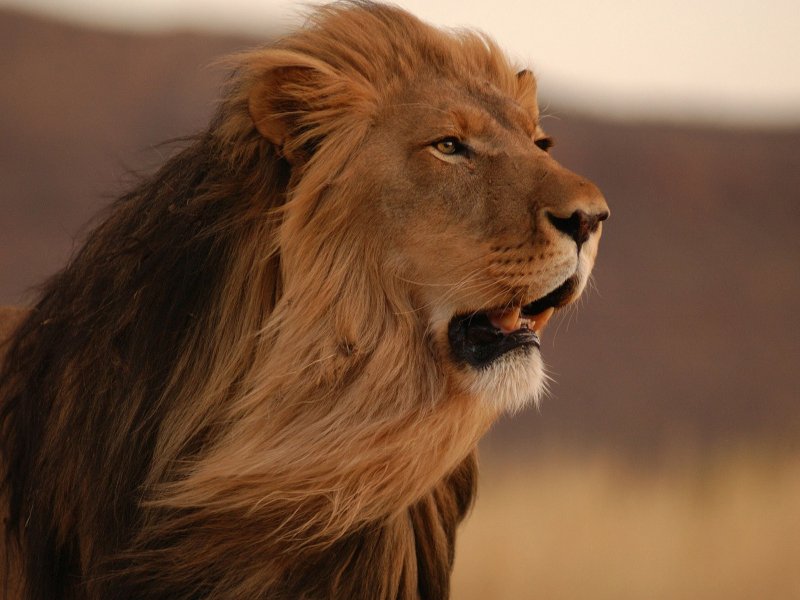
#> input picture Wiener Filtering/lion.png, 1600 x 1200 px (shown at 1/2 size)
$ jupyter execute Wiener_Filtering.ipynb
#> lines starting #> are read from the running program, lines starting #| are printed output that depends on the picture
[cell 1]
# importing OpenCV(cv2) module
import cv2
import numpy as np
from scipy import fftpack,signal
# import matplotlib.pyplot as plt

[cell 2]
img = cv2.imread('lion.png') #reading the lion image
#> img is the input picture: shape (1200, 1600, 3); mean B, G, R 58.6, 82.8, 116.4
img = cv2.resize(img,(512,512)) #resizing the image to 512x512
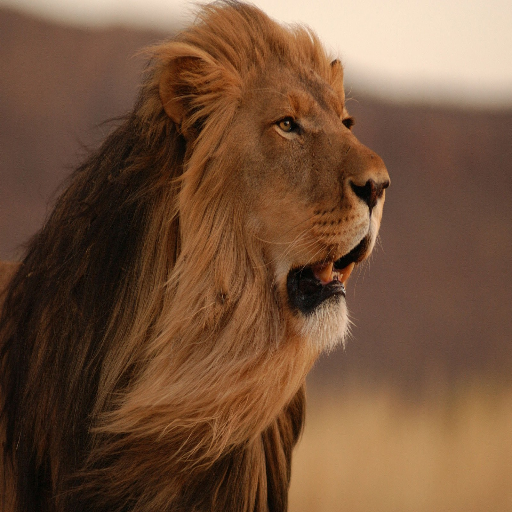
#> img: shape (512, 512, 3); mean B, G, R 58.4, 82.7, 116.3
cv2.imshow('Lion image', img) #displaying the lion image
image = cv2.cvtColor(src=img, code=cv2.COLOR_BGR2GRAY) #storing the grey colour version
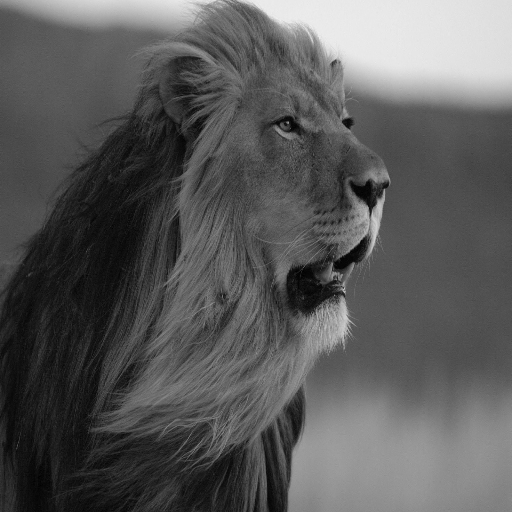
#> image: shape (512, 512); min 0, max 238, mean 90
cv2.waitKey(0)
cv2.destroyAllWindows()

[cell 3]
#defining the kernel
K = [[0, 0.01, 0.01, 0.01,0], [0.1, 0.05, 0.05, 0.05,0.1], [0.1, 0.05, 0.25, 0.05,0.1], [0.1, 0.05, 0.05, 0.05,0.1] , [0, 0.01, 0.01, 0.01,0]] #kernel

[cell 4]
def convolve2D(image, kernel, padding=0, strides=1):
    # Cross Correlation
#> called with padding = 2, strides = 1
    kernel = np.flipud(np.fliplr(kernel))

    # Gather Shapes of Kernel + Image + Padding
    xKernShape = kernel.shape[0]
    yKernShape = kernel.shape[1]
    xImgShape = image.shape[0]
#> xImgShape = 512
    yImgShape = image.shape[1]
#> yImgShape = 512

    # Shape of Output Convolution
    xOutput = int(((xImgShape - xKernShape + 2 * padding) / strides) + 1)
#> xOutput = 512
    yOutput = int(((yImgShape - yKernShape + 2 * padding) / strides) + 1)
#> yOutput = 512
    output = np.zeros((xOutput, yOutput))

    # Apply Equal Padding to All Sides
    if padding != 0:
        imagePadded = np.zeros((image.shape[0] + padding*2, image.shape[1] + padding*2))
        imagePadded[int(padding):int(-1 * padding), int(padding):int(-1 * padding)] = image
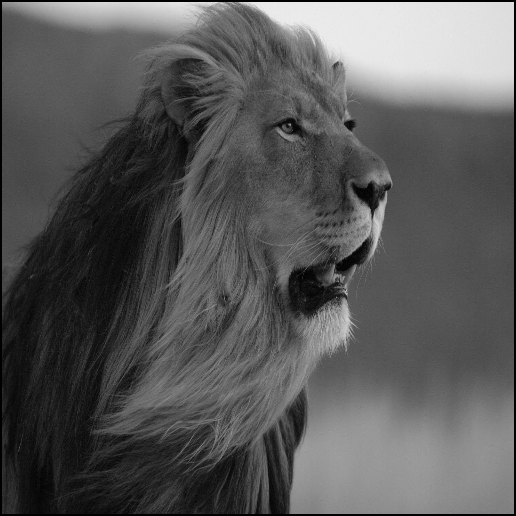
#> imagePadded: shape (516, 516) float64; min 0, max 238, mean 88.6
        print(imagePadded)
#> (printed output is left out)
    else:
        imagePadded = image

    # Iterate through image
    for y in range(image.shape[1]):
        # Exit Convolution
        if y > image.shape[1] - yKernShape:
            break
        # Only Convolve if y has gone down by the specified Strides
        if y % strides == 0:
            for x in range(image.shape[0]):
                # Go to next row once kernel is out of bounds
                if x > image.shape[0] - xKernShape:
                    break
                try:
                    # Only Convolve if x has moved by the specified Strides
                    if x % strides == 0:
                        output[x, y] = (kernel * imagePadded[x: x + xKernShape, y: y + yKernShape]).sum()
                except:
                    break

    return output

[cell 5]
image_blur = convolve2D(image, K, padding=2) #performing the 2D convolution
cv2.imwrite('BlurredImage.jpg', image_blur) #storing the resultant image
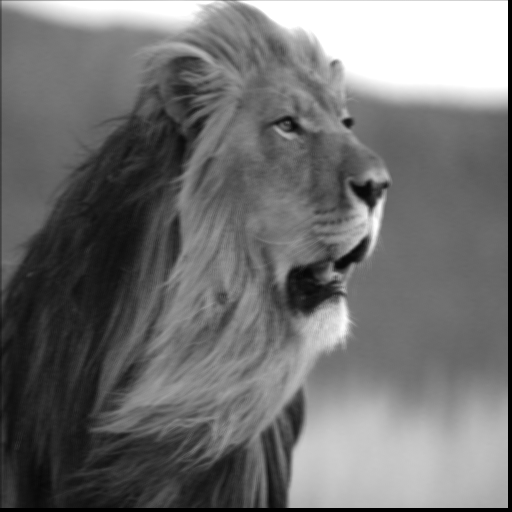
#> saved as BlurredImage.jpg: shape (512, 512); min 0, max 255, mean 113
cv2.imshow('Blurred Lion image', cv2.imread('BlurredImage.jpg')) #displaying the Blurred lion image
cv2.waitKey(0)
cv2.destroyAllWindows()

[cell 6]
#adding noise to the image
row,col= image.shape
#> row = 512; col = 512
mean = 1
var = 3
sigma = var**0.5
gauss = np.random.normal(mean,sigma,(row,col))
gauss = gauss.reshape(row,col)
noisyimage = image + gauss

cv2.imwrite('NoisyImage.jpg', noisyimage) #storing the resultant image
cv2.imshow('Lion image', image)
cv2.imshow('Noisy Lion image', cv2.imread('NoisyImage.jpg')) #displaying the deconvoluted Blurred lion image
cv2.waitKey(0)
cv2.destroyAllWindows()

[cell 7]
#Wiener Filtering
filt_img = signal.wiener(image_blur,(3,3))
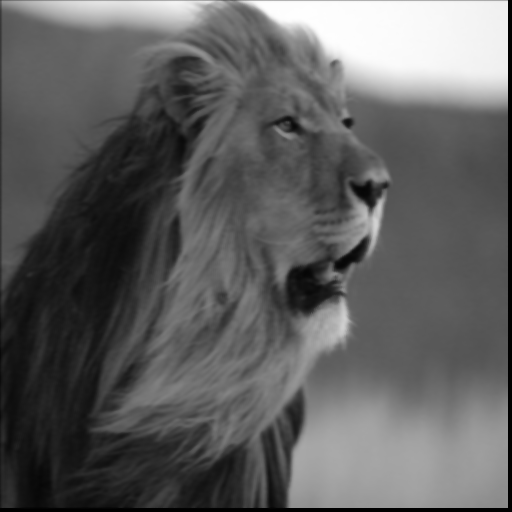
#> filt_img: shape (512, 512) float64; min -1.36e-13, max 307.5, mean 115.6; drawn with min black and max white
cv2.imwrite('FilteredBlurImage.jpg', filt_img) #storing the resultant image
cv2.imshow('Filtered Blur Lion image', cv2.imread('FilteredBlurImage.jpg')) #displaying the deconvoluted Blurred lion image
cv2.waitKey(0)
cv2.destroyAllWindows()

filt_img = signal.wiener(noisyimage,(5,5))
cv2.imwrite('FilteredNoiseImage.jpg', filt_img) #storing the resultant image
cv2.imshow('Filtered Noisy Lion image', cv2.imread('FilteredNoiseImage.jpg')) #displaying the deconvoluted Blurred lion image
cv2.waitKey(0)
cv2.destroyAllWindows()
